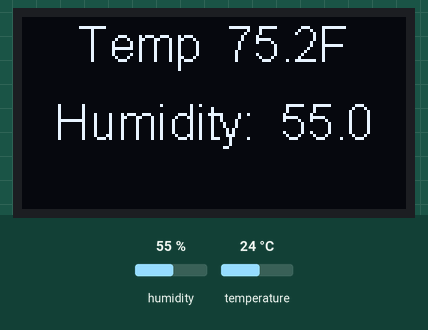
Recording of a sketch running on a simulated ESP32. Shown: 128×64 one-colour display. The inputs (shaded band) are chosen by the test bench; at power-on: humidity 55 %, temperature 24 °C. Nothing arrives over Bluetooth unless stated; a phone connects over Bluetooth LE 3 s after start; what the sketch prints to the serial monitor is not drawn.

Above: at 1.2 s.
1.3 s: humidity set to 22 %
At 3.2 s:
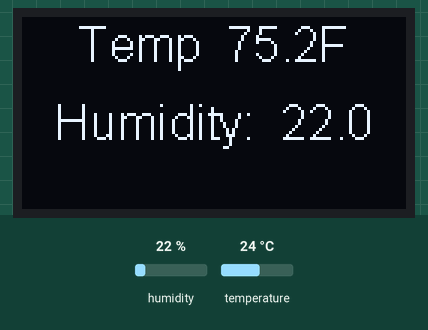
3.5 s: temperature set to 12 °C
At 5.3 s:
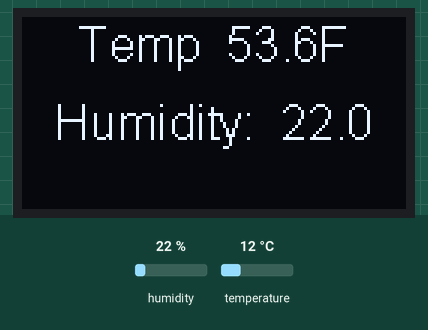
5.6 s: humidity set to 40 %
At 7.3 s:
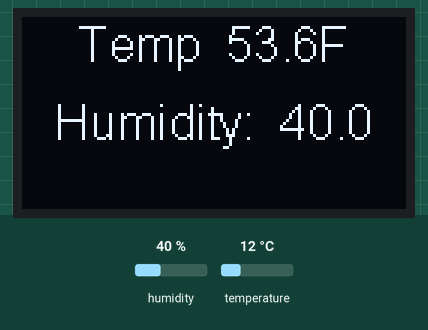
7.6 s: temperature set to 19 °C
At 9.6 s:
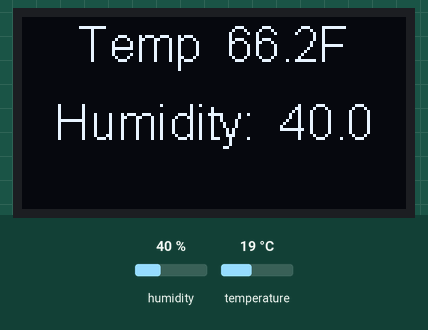
Timing chart, 0 to 10.7 s (numbered marks = the images above; inputs shaded):
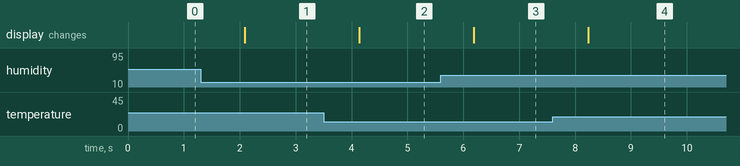

The sketch:

ESP32TempHumidity.ino
```cpp
#include "DHTesp.h"
#include "SSD1306.h"
#include<stdlib.h>
#include <BLEDevice.h>
#include <BLEUtils.h>
#include <BLEServer.h>

#define SERVICE_UUID        "a441bfd5-0c59-484a-a7c3-dfa6d03eba10"
#define CHARACTERISTIC_UUID "a341b2c6-817f-4ce5-be54-3374c6ff9af5"

DHTesp dht;
SSD1306  display(0x3c, 5, 4);
BLECharacteristic *pCharacteristic;
bool deviceConnected = false;

class BLEServerCallBacks: public BLEServerCallbacks {
    void onConnect(BLEServer* pServer) {
      deviceConnected = true;
    };

    void onDisconnect(BLEServer* pServer) {
      deviceConnected = false;
    }
};

class BLECallBacks: public BLECharacteristicCallbacks {
    void onWrite(BLECharacteristic *pCharacteristic) {
    }
};

void setup() {
  Serial.begin(115200);

  //setup the screen
  display.init();
  display.flipScreenVertically();

  display.clear();

  display.setColor(WHITE);
  display.setTextAlignment(TEXT_ALIGN_CENTER);
  display.setFont(ArialMT_Plain_16);

  //start the sensor
  dht.setup(25, DHTesp::DHT11);

  //setup ble server
  BLEDevice::init("HumidityTempSensor");
  BLEServer *pServer = BLEDevice::createServer();
  pServer->setCallbacks(new BLEServerCallBacks());;
  BLEService *pService = pServer->createService(SERVICE_UUID);
  pCharacteristic = pService->createCharacteristic(
                                         CHARACTERISTIC_UUID,
                                         BLECharacteristic::PROPERTY_READ |
                                         BLECharacteristic::PROPERTY_WRITE
                                       );


  pCharacteristic->setCallbacks(new BLECallBacks());
  pService->start();
  BLEAdvertising *pAdvertising = pServer->getAdvertising();
  pAdvertising->start();
}

void loop() {
  display.clear();

  display.setColor(WHITE);
  display.setTextAlignment(TEXT_ALIGN_CENTER);
  display.setFont(ArialMT_Plain_16);

  //draw temp
  float temperature = dht.getTemperature();
  char t[10];
  String temp = "Temp ";
  temperature = temperature * 1.8 + 32;
  dtostrf(temperature,5,1,t);
  display.drawString(64, 0, temp + t + 'F');
  Serial.print("Temperature: ");
  Serial.println(temperature);

  //draw humidity
  float humidity = dht.getHumidity();
  char h[10];
  String hum = "Humidity: ";
  dtostrf(humidity,5,1,h);
  display.drawString(64, 26, hum + h);
  Serial.print("Humidity: ");
  Serial.println(humidity);

  display.display();

  if(deviceConnected) {
      Serial.println("Device Connected");

      char message[200];
      sprintf (message, "%s:%s", h, t);

      pCharacteristic->setValue(message);

      pCharacteristic->notify(); // Send the value to the app!
      Serial.print("*** Sent Value: ");
      //Serial.print(message);
      Serial.println(" ***");
  }

  delay(1000);
}
```

Measured:
- after the input at 1.3 s, the display: changes after 0.79 s (image 1)
- after the input at 3.5 s, the display: changes after 0.64 s (image 2)
- after the input at 5.6 s, the display: changes after 0.59 s (image 3)
- after the input at 7.6 s, the display: changes after 0.64 s (image 4)
